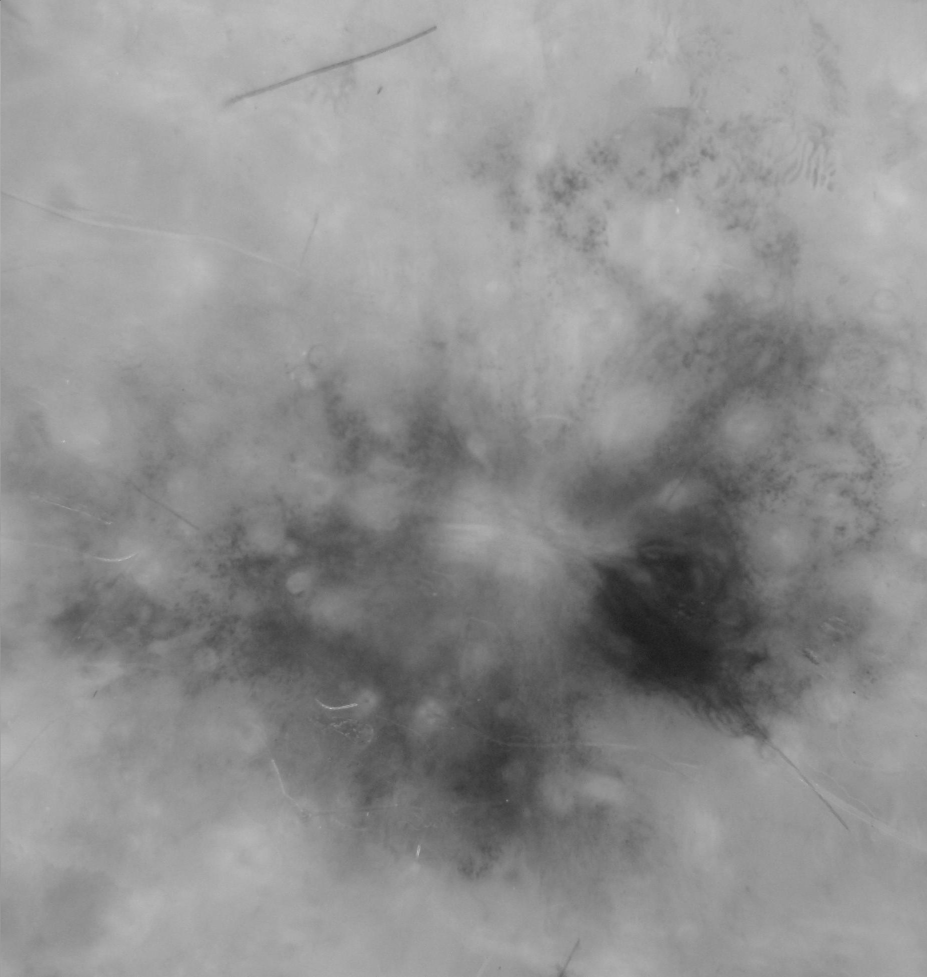
%> input picture Lab_2/Matlab/skin1.pgm, 1854 x 1953 px, given in place of skin1.jpg, which was not available (shown at 1/2 size)
$ octave SIFT_feature.m   (GNU Octave 9; MATLAB toolbox functions it lacks are replaced by stand-ins)
%> lines starting %> are read from the running program, lines starting %| are printed output that depends on the picture; pictures that were not available may be replaced by others from this repository, and a replacement may not be noted
%this code is the Matlab implimentation of David G. Lowe,
%"Distinctive image features from scale-invariant keypoints,"
%International Journal of Computer Vision, 60, 2 (2004), pp. 91-110.
%this code should be used only for academic research.
%any other useage of this code should not be allowed without Author agreement.
% if you have any problem or improvement idea about this code, please
% contact with Xing Di, Stevens Institution of Technology. xdi2@stevens.edu

%%initial image
tic
clear all;
close all;
clc;
row=256;
colum=256;
img=imread('skin1.jpg');
%> img is the input picture: size 1953x1854 uint8; min 10, max 200, mean 143.8
img=imresize(img,[row,colum]);
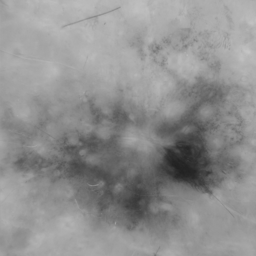
%> img: size 256x256 uint8; min 32, max 197, mean 143.8
img=rgb2gray(img);
% img=histeq(img);
img=im2double(img);
%> img: size 256x256 double
origin=img;
% img=medfilt2(img);
toc
%% Scale-Space Extrema Detection
tic
% original sigma and the number of actave can be modified. the larger
% sigma0, the more quickly-smooth images
sigma0=sqrt(2);
octave=3;%6*sigma*k^(octave*level)<=min(m,n)/(2^(octave-2))
level=3;
D=cell(1,octave);
for i=1:octave
D(i)=mat2cell(zeros(row*2^(2-i)+2,colum*2^(2-i)+2,level),row*2^(2-i)+2,colum*2^(2-i)+2,level);
end
% first image in first octave is created by interpolating the original one.
temp_img=kron(img,ones(2));
temp_img=padarray(temp_img,[1,1],'replicate');
%figure(2)
%subplot(1,2,1);
%imshow(origin)
%create the DoG pyramid.
for i=1:octave
    temp_D=D{i};
    for j=1:level
        scale=sigma0*sqrt(2)^(1/level)^((i-1)*level+j);
        p=(level)*(i-1);
        %figure(1);
        %subplot(octave,level,p+j);
        f=fspecial('gaussian',[1,floor(6*scale)],scale);
        L1=temp_img;
        if(i==1&&j==1)
        L2=conv2(temp_img,f,'same');
        L2=conv2(L2,f','same');
        temp_D(:,:,j)=L2-L1;
        %imshow(uint8(255 * mat2gray(temp_D(:,:,j))));
        L1=L2;
        else
        L2=conv2(temp_img,f,'same');
        L2=conv2(L2,f','same');
        temp_D(:,:,j)=L2-L1;
        L1=L2;
        if(j==level)
            temp_img=L1(2:end-1,2:end-1);
        end
        %imshow(uint8(255 * mat2gray(temp_D(:,:,j))));
        end
    end
    D{i}=temp_D;
    temp_img=temp_img(1:2:end,1:2:end);
    temp_img=padarray(temp_img,[1,1],'both','replicate');
end
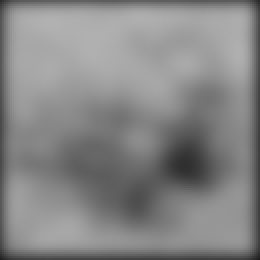
%> L2: size 130x130 double (shown 2 times larger); min 0.12, max 0.698, mean 0.527
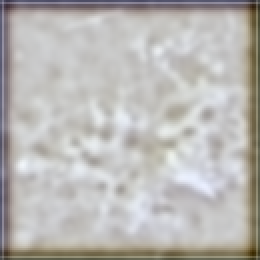
%> temp_D: size 130x130x3 double (shown 2 times larger); mean R, G, B -0.0196, -0.0223, -0.0258; drawn with min black and max white
%> after the loop, D = 3 items
toc
%% Keypoint Localistaion
% search each pixel in the DoG map to find the extreme point
tic
interval=level-1;
number=0;
for i=2:octave+1
    number=number+(2^(i-octave)*colum)*(2*row)*interval;
end
extrema=zeros(1,4*number);
flag=1;
for i=1:octave
    [m,n,~]=size(D{i});
    m=m-2;
    n=n-2;
    volume=m*n/(4^(i-1));
    for k=2:interval
        for j=1:volume
            % starter=D{i}(x+1,y+1,k);
            x=ceil(j/n);
            y=mod(j-1,m)+1;
            sub=D{i}(x:x+2,y:y+2,k-1:k+1);
            large=max(max(max(sub)));
            little=min(min(min(sub)));
            if(large==D{i}(x+1,y+1,k))
                temp=[i,k,j,1];
                extrema(flag:(flag+3))=temp;
                flag=flag+4;
            end
            if(little==D{i}(x+1,y+1,k))
                temp=[i,k,j,-1];
                extrema(flag:(flag+3))=temp;
                flag=flag+4;
            end
        end
    end
end
%> this loop made 3 passes
%> (m, n, volume) on passes 1 to 3: (512, 512, 262144), (256, 256, 16384), (128, 128, 1024)
%> after the loop, flag = 61345; temp = [3 2 259 -1]
idx= extrema==0;
%> idx = 3670016 logical values, 3608672 true
extrema(idx)=[];
toc
[m,n]=size(img);
%> m = 256; n = 256
x=floor((extrema(3:4:end)-1)./(n./(2.^(extrema(1:4:end)-2))))+1;
y=mod((extrema(3:4:end)-1),m./(2.^(extrema(1:4:end)-2)))+1;
ry=y./2.^(octave-1-extrema(1:4:end));
rx=x./2.^(octave-1-extrema(1:4:end));
%hold on
%plot(ry,rx,'r+');
%% accurate keypoint localization
%eliminate the point with low contrast or poorly localised on an edge
% x:|,y:-- x is for vertial and y is for horizontal
% value comes from the paper.
tic
threshold=0.1;
r=10;
extr_volume=length(extrema)/4;
%> extr_volume = 15336
[m,n]=size(img);
secondorder_x=conv2([-1,1;-1,1],[-1,1;-1,1]);
secondorder_y=conv2([-1,-1;1,1],[-1,-1;1,1]);
for i=1:octave
    for j=1:level
        test=D{i}(:,:,j);
        temp=-1./conv2(test,secondorder_y,'same').*conv2(test,[-1,-1;1,1],'same');
        D{i}(:,:,j)=temp.*conv2(test',[-1,-1;1,1],'same')*0.5+test;
    end
end
for i=1:extr_volume
    x=floor((extrema(4*(i-1)+3)-1)/(n/(2^(extrema(4*(i-1)+1)-2))))+1;
    y=mod((extrema(4*(i-1)+3)-1),m/(2^(extrema(4*(i-1)+1)-2)))+1;
    rx=x+1;
    ry=y+1;
    rz=extrema(4*(i-1)+2);
    z=D{extrema(4*(i-1)+1)}(rx,ry,rz);
    if(abs(z)<threshold)
        extrema(4*(i-1)+4)=0;
    end
end
%> this loop made 15336 passes
%> (x, y, rx, ry, z) on passes 1 to 3: (4, 16, 5, 17, 0.00583), (4, 18, 5, 19, 0.00393), (4, 21, 5, 22, 0.00225)
idx=find(extrema==0);
%> idx = 15281 values from 4 to 61308
idx=[idx,idx-1,idx-2,idx-3];
extrema(idx)=[];
extr_volume=length(extrema)/4;
%> extr_volume = 55
x=floor((extrema(3:4:end)-1)./(n./(2.^(extrema(1:4:end)-2))))+1;
%> x = 55 values, max 502 at index 6, min 2 at index 7, mean 36.95
y=mod((extrema(3:4:end)-1),m./(2.^(extrema(1:4:end)-2)))+1;
%> y = 55 values, max 414 at index 3, min 2 at index 7, mean 123.5
ry=y./2.^(octave-1-extrema(1:4:end));
%> ry = 55 values, max 246 at index 41, min 2 at index 7, mean 117.1
rx=x./2.^(octave-1-extrema(1:4:end));
%> rx = 55 values, max 251 at index 6, min 2 at index 7, mean 21.44
% [5 lines of commented-out code are left out]
for i=1:extr_volume
    x=floor((extrema(4*(i-1)+3)-1)/(n/(2^(extrema(4*(i-1)+1)-2))))+1;
    y=mod((extrema(4*(i-1)+3)-1),m/(2^(extrema(4*(i-1)+1)-2)))+1;
    rx=x+1;
    ry=y+1;
    rz=extrema(4*(i-1)+2);
        Dxx=D{extrema(4*(i-1)+1)}(rx-1,ry,rz)+D{extrema(4*(i-1)+1)}(rx+1,ry,rz)-2*D{extrema(4*(i-1)+1)}(rx,ry,rz);
        Dyy=D{extrema(4*(i-1)+1)}(rx,ry-1,rz)+D{extrema(4*(i-1)+1)}(rx,ry+1,rz)-2*D{extrema(4*(i-1)+1)}(rx,ry,rz);
        Dxy=D{extrema(4*(i-1)+1)}(rx-1,ry-1,rz)+D{extrema(4*(i-1)+1)}(rx+1,ry+1,rz)-D{extrema(4*(i-1)+1)}(rx-1,ry+1,rz)-D{extrema(4*(i-1)+1)}(rx+1,ry-1,rz);
        deter=Dxx*Dyy-Dxy*Dxy;
        R=(Dxx+Dyy)/deter;
        R_threshold=(r+1)^2/r;
        if(deter<0||R>R_threshold)
            extrema(4*(i-1)+4)=0;
        end

end
%> this loop made 55 passes
%> (x, y, rx, ry, Dxx, Dyy, Dxy, deter) on passes 1 to 12: (18, 304, 19, 305, 2.26, 2.27, 0.000112, 5.13), (180, 226, 181, 227, -0.281, -0.362, -0.0157, 0.101), (246, 414, 247, 415, 0.715, 0.728, -0.019, 0.52), (350, 352, 351, 353, 0.519, 0.524, -0.0149, 0.272), (448, 230, 449, 231, -1.25, -1.33, 0.0578, 1.66), (502, 140, 503, 141, -0.372, -0.374, -0.00481, 0.139), (2, 2, 3, 3, 0.11, 0.0453, 0.0343, 0.00381), (2, 10, 3, 11, 0.178, 0.0025, -0.0238, -0.000122), (2, 23, 3, 24, 0.195, 0.000993, 0.0108, 7.66e-05), (2, 29, 3, 30, 0.296, 0.0058, -0.0621, -0.00214), (2, 38, 3, 39, 0.197, 0.0051, 0.0209, 0.000569), (2, 45, 3, 46, 0.261, 0.00316, 0.0144, 0.000617)
%> (x, y, rx, ry) on pass 29: (2, 169, 3, 170)
idx=find(extrema==0);
idx=[idx,idx-1,idx-2,idx-3];
extrema(idx)=[];
extr_volume=length(extrema)/4;
x=floor((extrema(3:4:end)-1)./(n./(2.^(extrema(1:4:end)-2))))+1;
y=mod((extrema(3:4:end)-1),m./(2.^(extrema(1:4:end)-2)))+1;
ry=y./2.^(octave-1-extrema(1:4:end));
rx=x./2.^(octave-1-extrema(1:4:end));
figure(2)
%subplot(2,2,4);
imshow(origin)
hold on
plot(ry,rx,'b+');
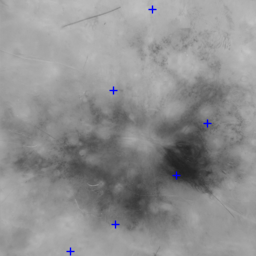
%> figure redrawn from the program's plot data
toc
%% Orientation Assignment(Multiple orientations assignment)
tic
kpori=zeros(1,36*extr_volume);
minor=zeros(1,36*extr_volume);
f=1;
flag=1;
for i=1:extr_volume
    %search in the certain scale
    scale=sigma0*sqrt(2)^(1/level)^((extrema(4*(i-1)+1)-1)*level+(extrema(4*(i-1)+2)));
    width=2*round(3*1.5*scale);
    count=1;
    x=floor((extrema(4*(i-1)+3)-1)/(n/(2^(extrema(4*(i-1)+1)-2))))+1;
    y=mod((extrema(4*(i-1)+3)-1),m/(2^(extrema(4*(i-1)+1)-2)))+1;
    %make sure the point in the searchable area
    if(x>(width/2)&&y>(width/2)&&x<(m/2^(extrema(4*(i-1)+1)-2)-width/2-2)&&y<(n/2^(extrema(4*(i-1)+1)-2)-width/2-2))
        rx=x+1;
        ry=y+1;
        rz=extrema(4*(i-1)+2);
        reg_volume=width*width;%3? thereom
        % make weight matrix
        weight=fspecial('gaussian',width,1.5*scale);
        %calculate region pixels' magnitude and region orientation
        reg_mag=zeros(1,count);
        reg_theta=zeros(1,count);
    for l=(rx-width/2):(rx+width/2-1)
        for k=(ry-width/2):(ry+width/2-1)
            reg_mag(count)=sqrt((D{extrema(4*(i-1)+1)}(l+1,k,rz)-D{extrema(4*(i-1)+1)}(l-1,k,rz))^2+(D{extrema(4*(i-1)+1)}(l,k+1,rz)-D{extrema(4*(i-1)+1)}(l,k-1,rz))^2);
            reg_theta(count)=atan2((D{extrema(4*(i-1)+1)}(l,k+1,rz)-D{extrema(4*(i-1)+1)}(l,k-1,rz)),(D{extrema(4*(i-1)+1)}(l+1,k,rz)-D{extrema(4*(i-1)+1)}(l-1,k,rz)))*(180/pi);
            count=count+1;
        end
    end
    %make histogram
    mag_counts=zeros(1,36);
    for x=0:10:359
        mag_count=0;
       for j=1:reg_volume
           c1=-180+x;
           c2=-171+x;
           if(c1<0||c2<0)
           if(abs(reg_theta(j))<abs(c1)&&abs(reg_theta(j))>=abs(c2))
               mag_count=mag_count+reg_mag(j)*weight(ceil(j/width),mod(j-1,width)+1);
           end
           else
               if(abs(reg_theta(j)>abs(c1)&&abs(reg_theta(j)<=abs(c2))))
                   mag_count=mag_count+reg_mag(j)*weight(ceil(j/width),mod(j-1,width)+1);
               end
           end
       end
          mag_counts(x/10+1)=mag_count;
    end
    % find the max histogram bar and the ones higher than 80% max
    [maxvm,~]=max(mag_counts);
     kori=find(mag_counts>=(0.8*maxvm));
     kori=(kori*10+(kori-1)*10)./2-180;
     kpori(f:(f+length(kori)-1))=kori;
     f=f+length(kori);
     temp_extrema=[extrema(4*(i-1)+1),extrema(4*(i-1)+2),extrema(4*(i-1)+3),extrema(4*(i-1)+4)];
     temp_extrema=padarray(temp_extrema,[0,length(temp_extrema)*(length(kori)-1)],'post','circular');
     long=length(temp_extrema);
     minor(flag:flag+long-1)=temp_extrema;
     flag=flag+long;
    end
end
%> this loop made 6 passes
idx= minor==0;
minor(idx)=[];
extrema=minor;
% delete unsearchable points and add minor orientation points
idx= kpori==0;
kpori(idx)=[];
extr_volume=length(extrema)/4;
toc
%% keypoint descriptor
tic
d=4;% In David G. Lowe experiment,divide the area into 4*4.
pixel=4;
feature=zeros(d*d*8,extr_volume);
for i=1:extr_volume
    descriptor=zeros(1,d*d*8);% feature dimension is 128=4*4*8;
    width=d*pixel;
    %x,y centeral point and prepare for location rotation
    x=floor((extrema(4*(i-1)+3)-1)/(n/(2^(extrema(4*(i-1)+1)-2))))+1;
    y=mod((extrema(4*(i-1)+3)-1),m/(2^(extrema(4*(i-1)+1)-2)))+1;
    z=extrema(4*(i-1)+2);
        if((m/2^(extrema(4*(i-1)+1)-2)-pixel*d*sqrt(2)/2)>x&&x>(pixel*d/2*sqrt(2))&&(n/2^(extrema(4*(i-1)+1)-2)-pixel*d/2*sqrt(2))>y&&y>(pixel*d/2*sqrt(2)))
        sub_x=(x-d*pixel/2+1):(x+d*pixel/2);
        sub_y=(y-d*pixel/2+1):(y+d*pixel/2);
        sub=zeros(2,length(sub_x)*length(sub_y));
        j=1;
        for p=1:length(sub_x)
            for q=1:length(sub_y)
                sub(:,j)=[sub_x(p)-x;sub_y(q)-y];
                j=j+1;
            end
        end
        distort=[cos(pi*kpori(i)/180),-sin(pi*kpori(i)/180);sin(pi*kpori(i)/180),cos(pi*kpori(i)/180)];
    %accordinate after distort
        sub_dis=distort*sub;
        fix_sub=ceil(sub_dis);
        fix_sub=[fix_sub(1,:)+x;fix_sub(2,:)+y];
        patch=zeros(1,width*width);
        for p=1:length(fix_sub)
        patch(p)=D{extrema(4*(i-1)+1)}(fix_sub(1,p),fix_sub(2,p),z);
        end
        temp_D=(reshape(patch,[width,width]))';
        %create weight matrix.
        mag_sub=temp_D;
        temp_D=padarray(temp_D,[1,1],'replicate','both');
        weight=fspecial('gaussian',width,width/1.5);
        mag_sub=weight.*mag_sub;
        theta_sub=atan((temp_D(2:end-1,3:1:end)-temp_D(2:end-1,1:1:end-2))./(temp_D(3:1:end,2:1:end-1)-temp_D(1:1:end-2,2:1:end-1)))*(180/pi);
        % create orientation histogram
        for area=1:d*d
        cover=pixel*pixel;
        ori=zeros(1,cover);
        magcounts=zeros(1,8);
        for angle=0:45:359
          magcount=0;
          for p=1:cover;
              x=(floor((p-1)/pixel)+1)+pixel*floor((area-1)/d);
              y=mod(p-1,pixel)+1+pixel*(mod(area-1,d));
              c1=-180+angle;
              c2=-180+45+angle;
              if(c1<0||c2<0)
                  if (abs(theta_sub(x,y))<abs(c1)&&abs(theta_sub(x,y))>=abs(c2))

                      ori(p)=(c1+c2)/2;
                      magcount=magcount+mag_sub(x,y);
                  end
              else
                  if(abs(theta_sub(x,y))>abs(c1)&&abs(theta_sub(x,y))<=abs(c2))
                      ori(p)=(c1+c2)/2;
                      magcount=magcount+mag_sub(x,y);
                  end
              end
          end
          magcounts(angle/45+1)=magcount;
        end
        descriptor((area-1)*8+1:area*8)=magcounts;
        end
%> (the run ends here)
